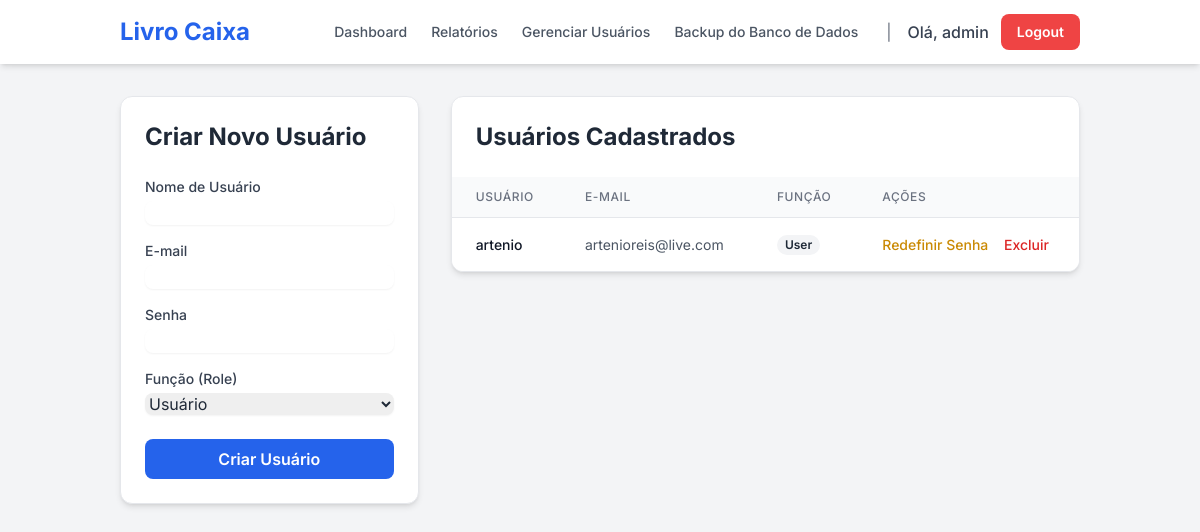
The app's page /users (signed in) with its own data.
### tables this page shows
CREATE TABLE users (
    id INTEGER PRIMARY KEY AUTOINCREMENT,
    username TEXT UNIQUE NOT NULL,
    email TEXT UNIQUE NOT NULL,
    password_hash TEXT NOT NULL,
    role TEXT NOT NULL DEFAULT 'user', -- 'user' ou 'admin'
    reset_token TEXT
);

### app.py (the view, shortened to what this page needs)
@app.route('/users', methods=['GET', 'POST'])
@admin_required
def manage_users():
    db = get_db()
    users = db.execute('SELECT id, username, email, role FROM users WHERE username != "admin"').fetchall()
    return render_template('users.html', users=users)

### app.py (called while the page is built)
def get_db():
    db = getattr(g, '_database', None)
    if db is None:
        db = g._database = sqlite3.connect(DATABASE)
        db.row_factory = sqlite3.Row
    return db

@app.teardown_appcontext
def close_connection(exception):
    db = getattr(g, '_database', None)
    if db is not None:
        db.close()

def admin_required(f):
    @wraps(f)
    def decorated_function(*args, **kwargs):
        if 'user_id' not in session:
            return redirect(url_for('login'))
        if session.get('role') != 'admin':
            flash("Você não tem permissão para acessar esta página.", "danger")
            return redirect(url_for('index'))
        return f(*args, **kwargs)
    return decorated_function

### templates/users.html (shortened to what this page needs)
{% extends "layout.html" %}
{% block content %}
<div class="grid grid-cols-1 lg:grid-cols-3 gap-8">
    <div class="lg:col-span-1">
        <div class="bg-white p-6 rounded-xl shadow-md border border-gray-200">
            <h2 class="text-2xl font-bold text-gray-800 mb-6">Criar Novo Usuário</h2>
            <form action="{{ url_for('manage_users') }}" method="post">
                <div class="mb-4">
                    <label for="username" class="block text-sm font-medium text-gray-700">Nome de Usuário</label>
                    <input type="text" name="username" id="username" required class="mt-1 block w-full border-gray-300 rounded-lg shadow-sm focus:ring-blue-500 focus:border-blue-500">
                </div>
                <div class="mb-4">
                    <label for="email" class="block text-sm font-medium text-gray-700">E-mail</label>
                    <input type="email" name="email" id="email" required class="mt-1 block w-full border-gray-300 rounded-lg shadow-sm focus:ring-blue-500 focus:border-blue-500">
                </div>
                <div class="mb-4">
                    <label for="password" class="block text-sm font-medium text-gray-700">Senha</label>
                    <input type="password" name="password" id="password" required class="mt-1 block w-full border-gray-300 rounded-lg shadow-sm focus:ring-blue-500 focus:border-blue-500">
                </div>
                <div class="mb-6">
                    <label for="role" class="block text-sm font-medium text-gray-700">Função (Role)</label>
                    <select name="role" id="role" required class="mt-1 block w-full border-gray-300 rounded-lg shadow-sm focus:ring-blue-500 focus:border-blue-500">
                        <option value="user">Usuário</option>
                    </select>
                </div>
                <button type="submit" class="w-full bg-blue-600 text-white font-semibold py-2 px-6 rounded-lg hover:bg-blue-700 transition duration-300">
                    Criar Usuário
                </button>
            </form>
        </div>
    </div>
    <div class="lg:col-span-2">
        <div class="bg-white rounded-xl shadow-md border border-gray-200 overflow-hidden">
            <div class="p-6">
                <h2 class="text-2xl font-bold text-gray-800">Usuários Cadastrados</h2>
            </div>
            <div class="overflow-x-auto">
                <table class="min-w-full divide-y divide-gray-200">
                    <thead class="bg-gray-50">
                        <tr>
                            <th class="px-6 py-3 text-left text-xs font-medium text-gray-500 uppercase tracking-wider">Usuário</th>
                            <th class="px-6 py-3 text-left text-xs font-medium text-gray-500 uppercase tracking-wider">E-mail</th>
                            <th class="px-6 py-3 text-left text-xs font-medium text-gray-500 uppercase tracking-wider">Função</th>
                            <th class="px-6 py-3 text-left text-xs font-medium text-gray-500 uppercase tracking-wider">Ações</th>
                        </tr>
                    </thead>
                    <tbody class="bg-white divide-y divide-gray-200">
                        {% for user in users %}
                        <tr>
                            <td class="px-6 py-4 whitespace-nowrap text-sm font-medium text-gray-900">{{ user['username'] }}</td>
                            <td class="px-6 py-4 whitespace-nowrap text-sm text-gray-600">{{ user['email'] }}</td>
                            <td class="px-6 py-4 whitespace-nowrap text-sm text-gray-600">
                                <span class="px-2 inline-flex text-xs leading-5 font-semibold rounded-full
                                    {{ 'bg-blue-100 text-blue-800' if user['role'] == 'admin' else 'bg-gray-100 text-gray-800' }}">
                                    {{ user['role']|capitalize }}
                                </span>
                            </td>
                            <td class="px-6 py-4 whitespace-nowrap text-sm font-medium">
                                <a href="{{ url_for('admin_reset_password', username=user['username']) }}" class="text-yellow-600 hover:text-yellow-900 mr-3">Redefinir Senha</a>
                                <a href="{{ url_for('delete_user', user_id=user['id']) }}" class="text-red-600 hover:text-red-900" onclick="return confirm('Tem certeza que deseja excluir o usuário {{ user['username'] }}? Esta ação não pode ser desfeita.');">Excluir</a>
                            </td>
                        </tr>
                        {% else %}
                        <tr>
                            <td colspan="4" class="px-6 py-12 text-center text-gray-500">Nenhum outro usuário cadastrado.</td>
                        </tr>
                        {% endfor %}
                    </tbody>
                </table>
            </div>
        </div>
    </div>
</div>
{% endblock %}

### templates/layout.html (shortened to what this page needs)
<!DOCTYPE html>
<html lang="pt-br">
<head>
    <script src="https://cdn.tailwindcss.com"></script>
</head>
<body class="bg-gray-100 text-gray-800">
    <nav class="bg-white shadow-md noprint">
        <div class="container mx-auto px-4 sm:px-6 lg:px-8">
            <div class="flex items-center justify-between h-16">
                <div class="flex items-center">
                    <a href="{{ url_for('index') }}" class="text-2xl font-bold text-blue-600">Livro Caixa</a>
                </div>
                <div class="flex items-center">
                    {% if session.username %}
                        <a href="{{ url_for('index') }}" class="text-gray-600 hover:text-blue-600 px-3 py-2 rounded-md text-sm font-medium">Dashboard</a>
                        <a href="{{ url_for('reports') }}" class="text-gray-600 hover:text-blue-600 px-3 py-2 rounded-md text-sm font-medium">Relatórios</a>
                        {% if session.role == 'admin' %}
                        <a href="{{ url_for('manage_users') }}" class="text-gray-600 hover:text-blue-600 px-3 py-2 rounded-md text-sm font-medium">Gerenciar Usuários</a>
                        <a href="{{ url_for('backup_db') }}" class="text-gray-600 hover:text-blue-600 px-3 py-2 rounded-md text-sm font-medium">Backup do Banco de Dados</a>
                        {% endif %}
                        <span class="text-gray-500 mx-4">|</span>
                        <span class="text-gray-700 font-medium mr-3">Olá, {{ session.username }}</span>
                        <a href="{{ url_for('logout') }}" class="bg-red-500 text-white font-semibold py-2 px-4 rounded-lg hover:bg-red-600 transition duration-300 text-sm">Logout</a>
                    {% else %}
                        <a href="{{ url_for('login') }}" class="bg-blue-600 text-white font-semibold py-2 px-4 rounded-lg hover:bg-blue-700 transition duration-300 text-sm">Login</a>
                    {% endif %}
                </div>
            </div>
        </div>
    </nav>
    <main class="container mx-auto p-4 md:p-8">
        {% block content %}{% endblock %}
    </main>
</body>
</html>

### templates/layout.html (style rules this page uses)
body { font-family: 'Inter', sans-serif; background-image: url('https://t4.ftcdn.net/jpg/10/84/01/67/360_F_1084016717_WKvxIu5devPI2Pbt7BzKawvllgcO9buZ.jpg'); background-size: cover; background-position: center; background-attachment: fixed; }

### records on screen
users: username "artenio", email "artenioreis@live.com", role "User"

### other values on screen
{{ session.username }} "admin"
